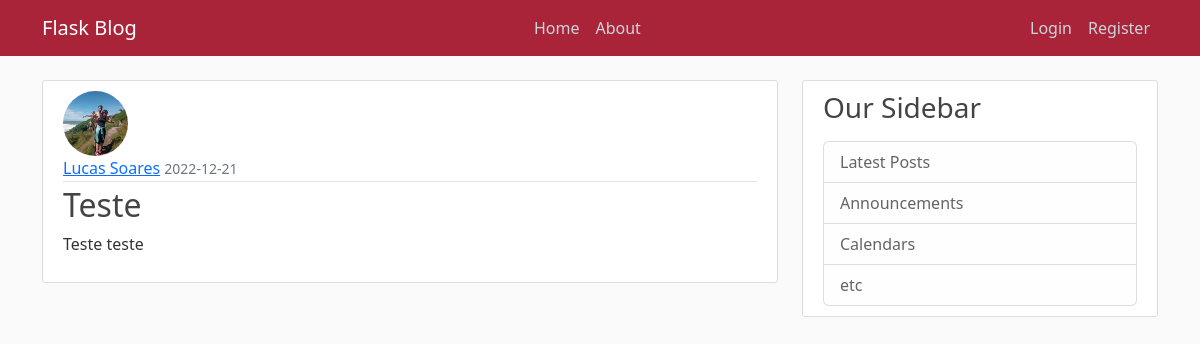
/post/1, run on an earlier commit of the app's database.
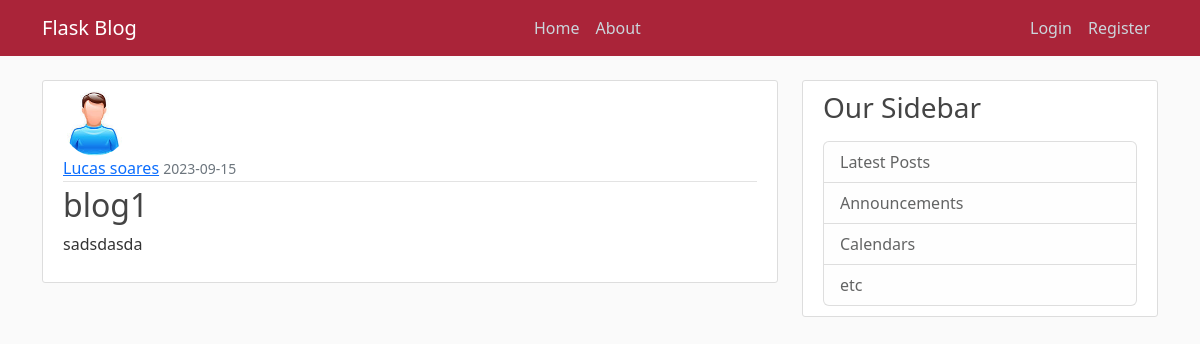
And on a later commit of the database.
### flaskblog/models.py (models this page shows, shortened)
class User(db.Model, UserMixin):
    id = db.Column(db.Integer, primary_key=True)
    username = db.Column(db.String(20), unique=True, nullable=False)
    email = db.Column(db.String(120), unique=True, nullable=False)
    image_file = db.Column(db.String(20), nullable=False, default='default.jpg')
    password = db.Column(db.String(60), nullable=False)
    post = db.relationship('Post', backref='author', lazy=True)

class Post(db.Model):
    id = db.Column(db.Integer, primary_key=True)
    title = db.Column(db.String(100), nullable=False)
    date_posted = db.Column(db.DateTime, nullable=False, default=datetime.utcnow)
    content = db.Column(db.Text, nullable=False)
    user_id = db.Column(db.Integer, db.ForeignKey('user.id'), nullable=False)

### flaskblog/routs.py (the view)
@app.route("/post/<int:post_id>")
def post(post_id):
    post = Post.query.get_or_404(post_id)
    return render_template('post.html', title=post.title, post=post)

### flaskblog/templates/post.html (shortened to what this page needs)
{% extends "layout.html" %}
{% block content %}
    <article class="media content-section">
        <img class="rounded-circle article-img" src="{{ url_for('static', filename='profile_pics/' + post.author.image_file) }}">
        <div class="media-body">
            <div class="article-metadata">
                <a class="mr-2" href="#">{{ post.author.username }}</a>
                <small class="text-muted">{{ post.date_posted.strftime('%Y-%m-%d') }}</small>
            </div>
            <h2 class="article-title">{{ post.title }}</h2>
            <p class="article-content">{{ post.content }}</p>
        </div>
    </article>
{% endblock content %}

What changed in the data, as far as the page shows it:
changed User: image_file: picture removed, a placeholder shows; author.username "Lucas Soares" → "Lucas soares"
changed Post: date_posted "2022-12-21" → "2023-09-15"; title "Teste" → "blog1"; content "Teste teste" → "sadsdasda"
